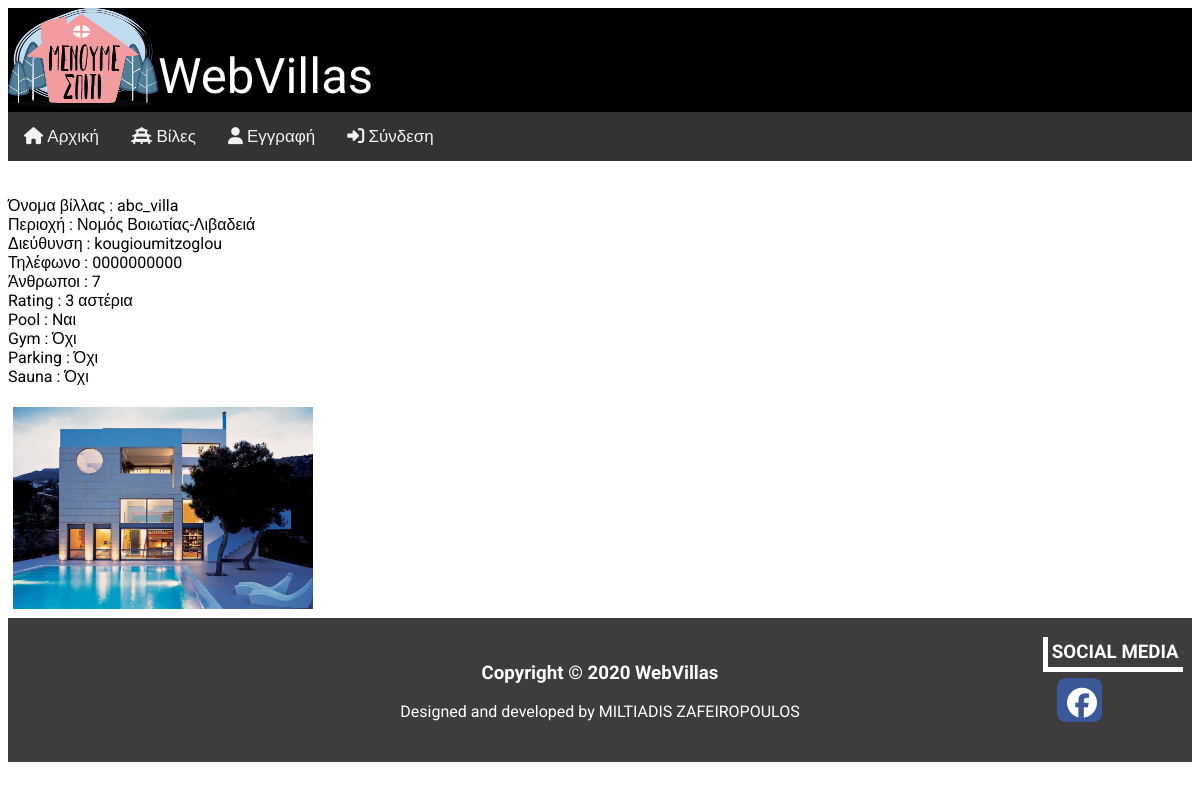
/villa_leptomereies.php?title=abc_villa, run on the app's committed database.
### tables this page shows
CREATE TABLE IF NOT EXISTS `villa` (
  `title` varchar(50) NOT NULL,
  `area` varchar(200) NOT NULL,
  `address` varchar(100) NOT NULL,
  `phone` char(10) NOT NULL,
  `people` smallint(6) NOT NULL,
  `latitude` float DEFAULT NULL,
  `longitude` float DEFAULT NULL,
  `rating` enum('1','2','3') NOT NULL,
  `pool` tinyint(1) DEFAULT '0',
  `gym` tinyint(1) DEFAULT '0',
  `parking` tinyint(1) DEFAULT '0',
  `sauna` tinyint(1) DEFAULT '0',
  `usernamefk` varchar(50) NOT NULL,
  PRIMARY KEY (`title`),
  UNIQUE KEY `phone_UNIQUE` (`phone`),
  UNIQUE KEY `username_UNIQUE` (`usernamefk`)
);

CREATE TABLE IF NOT EXISTS `photo` (
  `namephoto` varchar(50) NOT NULL,
  `alt` varchar(80) DEFAULT NULL,
  `villa_title` varchar(50) NOT NULL,
  `username_fk` varchar(50) NOT NULL,
  PRIMARY KEY (`namephoto`),
  KEY `fk_photo_villa1_idx` (`villa_title`),
  KEY `fk_photo_account1_idx` (`username_fk`)
);

### villa_leptomereies.php (the view, shortened to what this page needs)
<?php
    require 'db_params.php';
    include 'layout/header.php';
    $title=$_GET['title'];
    $pdoObject = new PDO("mysql:host=$dbhost; port=3308; dbname=$dbname;", $dbuser, $dbpass);
    $sql = 'SELECT * FROM villa WHERE title=:title';
    $statement = $pdoObject -> prepare($sql);
    $statement->execute( array(':title'=>$title));
    while ( $record = $statement -> fetch() ) {
        if ($record['rating']==3){
            $record['rating']='3 αστέρια';
        }
        if ($record['sauna']==1){
            $record['sauna']='Nαι';
        }else{
            $record['sauna']='Όχι';
        }
        if ($record['pool']==1){
            $record['pool']='Nαι';
        }else{
            $record['pool']='Όχι';
        }
        if ($record['parking']==1){
            $record['parking']='Nαι';
        }else{
            $record['parking']='Όχι';
        }
        if ($record['gym']==1){
            $record['gym']='Nαι';
        }else{
            $record['gym']='Όχι';
        }
        echo
        '<p class="skouro">'
            .'<br>Όνομα βίλλας : '.$record['title'].'<br>Περιοχή : '.$record['area'].'<br>Διεύθυνση : '.$record['address'].'<br>Τηλέφωνο : '.$record['phone'].'<br>Άνθρωποι : '.$record['people'].'<br>Rating : '.$record['rating']
            .'<br>Pool : '.$record['pool'].
             '<br>Gym : '.$record['gym'].
             '<br>Parking : '.$record['parking'].
             '<br>Sauna : '.$record['sauna'].
        '</p>';
    }
?>
<?php
$villa_title=$_GET['title'];
$pdoObject = new PDO("mysql:host=$dbhost; port=3308; dbname=$dbname;", $dbuser, $dbpass);
$sql = 'SELECT namephoto,alt,villa_title FROM photo WHERE villa_title=:villa_title';
$statement = $pdoObject -> prepare($sql);
$statement->execute( array(
':villa_title' => $villa_title));
while ( $record = $statement -> fetch() ) {
    echo '<a href="image/'.$record['namephoto'].'" data-lightbox="'.$record['villa_title'].'"><img src="image/'.$record['namephoto'].'" alt="'.$record['alt'].'" style="height=300px; width:300px;margin:5px;" > </a>';
}
?>
<br>
<?php
include 'layout/footer.php';
?>

### css/villacss.css (style rules this page uses)
body { position: relative; font-family: 'Roboto', sans-serif; }
a { text-decoration: none; }
* { box-sizing: border-box }
a { color: dodgerblue; }

### data on the page
villa: title "abc_villa", area "Νομός Βοιωτίας-Λιβαδειά", address "kougioumitzoglou", phone "0000000000", people "7", rating "3 αστέρια", pool "Nαι", gym "Όχι", parking "Όχι", sauna "Όχι"
photo: namephoto (picture)
